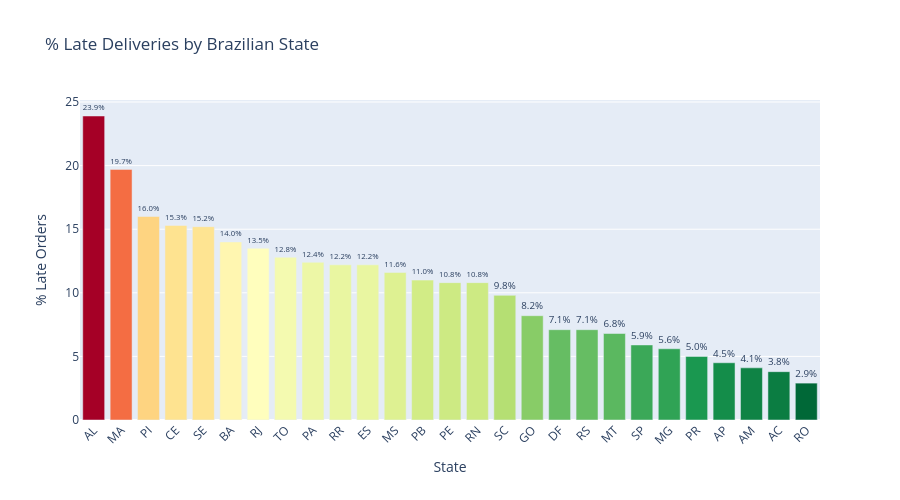

Notebook cell for this chart:
### Code cell
fig = px.bar(
    state_stats,
    x='customer_state', y='late_pct',
    color='late_pct',
    color_continuous_scale='RdYlGn_r',
    title='% Late Deliveries by Brazilian State',
    labels={'customer_state': 'State', 'late_pct': '% Late Orders'},
    text=state_stats['late_pct'].astype(str) + '%',
    hover_data={'avg_review': ':.2f', 'total_orders': True},
)
fig.update_traces(textposition='outside')
fig.update_layout(
    coloraxis_showscale=False,
    xaxis_tickangle=-45,
    height=500,
)
fig.show()

### Figure 1 — Plotly figure (JSON) as saved in the notebook; plotly's stock layout.template omitted (floating-point values rounded to 4 significant figures)
{"data": [{"alignmentgroup": "True", "customdata": [[3.848, 397], [3.833, 717], [3.994, 476], [3.944, 1279], [3.907, 335], [3.931, 3256], [3.965, 12350], [4.154, 274], [3.914, 946], [3.902, 41], [4.079, 1995], [4.162, 701], [4.076, 517], [4.083, 1593], [4.151, 474], [4.134, 3546], [4.106, 1957], [4.131, 2080], [4.185, 5344], [4.146, 886], [4.246, 40494], [4.192, 11354], [4.24, 4923], [4.242, 67], [4.243, 145], [4.088, 80], [4.165, 243]], "hovertemplate": "State=%{x}<br>% Late Orders=%{marker.color}<br>text=%{text}<br>avg_review=%{customdata[0]:.2f}<br>total_orders=%{customdata[1]}<extra></extra>", "legendgroup": "", "marker": {"color": [23.9, 19.7, 16, 15.3, 15.2, 14, 13.5, 12.8, 12.4, 12.2, 12.2, 11.6, 11, 10.8, 10.8, 9.8, 8.2, 7.1, 7.1, 6.8, 5.9, 5.6, 5, 4.5, 4.1, 3.8, 2.9], "coloraxis": "coloraxis", "pattern": {"shape": ""}}, "name": "", "offsetgroup": "", "orientation": "v", "showlegend": false, "text": ["23.9%", "19.7%", "16.0%", "15.3%", "15.2%", "14.0%", "13.5%", "12.8%", "12.4%", "12.2%", "12.2%", "11.6%", "11.0%", "10.8%", "10.8%", "9.8%", "8.2%", "7.1%", "7.1%", "6.8%", "5.9%", "5.6%", "5.0%", "4.5%", "4.1%", "3.8%", "2.9%"], "textposition": "outside", "type": "bar", "x": ["AL", "MA", "PI", "CE", "SE", "BA", "RJ", "TO", "PA", "RR", "ES", "MS", "PB", "PE", "RN", "SC", "GO", "DF", "RS", "MT", "SP", "MG", "PR", "AP", "AM", "AC", "RO"], "xaxis": "x", "y": [23.9, 19.7, 16, 15.3, 15.2, 14, 13.5, 12.8, 12.4, 12.2, 12.2, 11.6, 11, 10.8, 10.8, 9.8, 8.2, 7.1, 7.1, 6.8, 5.9, 5.6, 5, 4.5, 4.1, 3.8, 2.9], "yaxis": "y"}], "layout": {"barmode": "relative", "coloraxis": {"colorbar": {"title": {"text": "% Late Orders"}}, "colorscale": [[0, "rgb(0,104,55)"], [0.1, "rgb(26,152,80)"], [0.2, "rgb(102,189,99)"], [0.3, "rgb(166,217,106)"], [0.4, "rgb(217,239,139)"], [0.5, "rgb(255,255,191)"], [0.6, "rgb(254,224,139)"], [0.7, "rgb(253,174,97)"], [0.8, "rgb(244,109,67)"], [0.9, "rgb(215,48,39)"], [1, "rgb(165,0,38)"]], "showscale": false}, "height": 500, "legend": {"tracegroupgap": 0}, "title": {"text": "% Late Deliveries by Brazilian State"}, "xaxis": {"anchor": "y", "domain": [0, 1], "tickangle": -45, "title": {"text": "State"}}, "yaxis": {"anchor": "x", "domain": [0, 1], "title": {"text": "% Late Orders"}}}}
